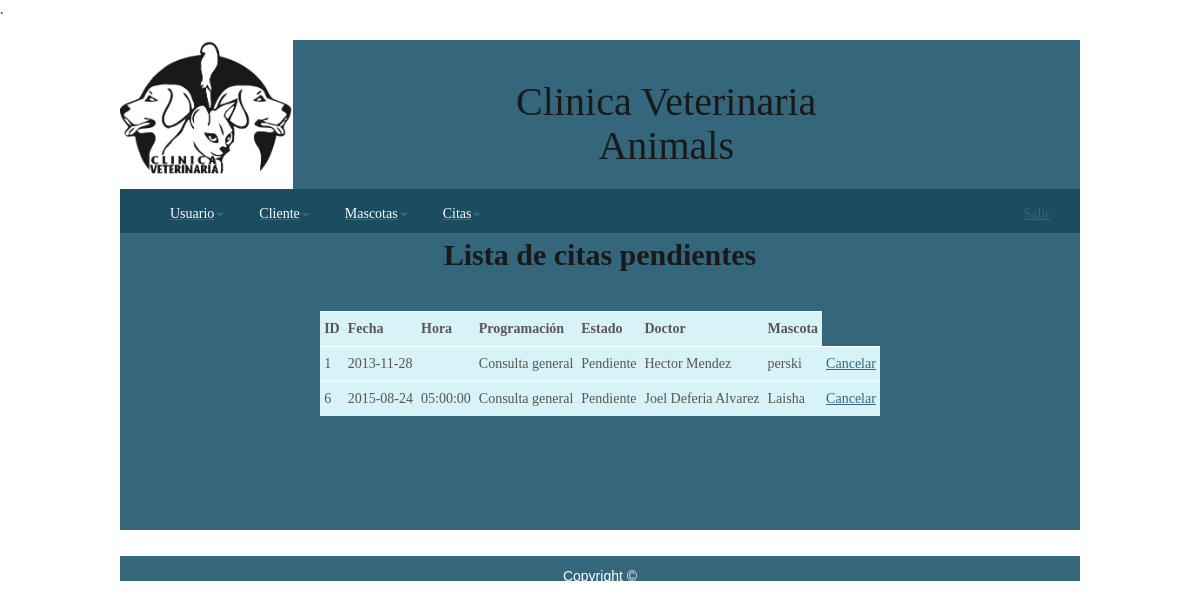
The page /VerCita.php (signed in) on the database its author committed.
### tables this page shows
CREATE TABLE IF NOT EXISTS `cit_cita` (
  `cit_id` int(11) NOT NULL,
  `cit_fecha` date NOT NULL COMMENT 'Fecha de la cita de la mascota',
  `cit_hora` time DEFAULT NULL COMMENT 'Hora de la cita',
  `cit_programacion` varchar(75) NOT NULL COMMENT 'Proceso programado para la cita',
  `estado` varchar(75) DEFAULT NULL COMMENT 'Observaciones para la cita',
  `doc_cit_id` int(11) NOT NULL,
  `infm_cit_id` int(11) NOT NULL
);

CREATE TABLE IF NOT EXISTS `emp_empleados` (
  `emp_id` int(11) NOT NULL COMMENT 'ID de empleado',
  `emp_nombre` varchar(50) NOT NULL COMMENT 'Nombre del empleado',
  `emp_apellido` varchar(50) NOT NULL COMMENT 'Apellido del empleado',
  `emp_telcasa` char(11) NOT NULL COMMENT 'Telefono del empleado',
  `dep_emp_id` int(11) NOT NULL,
  `gen_genero_gen_id` int(11) NOT NULL,
  `esp_emp_id` int(11) NOT NULL,
  `car_emp_id` int(11) NOT NULL
);

CREATE TABLE IF NOT EXISTS `infm_informacion_mascotas` (
  `infm_id` int(11) NOT NULL COMMENT 'ID de la mascota',
  `infm_nombre` varchar(15) NOT NULL COMMENT 'Nombre de la mascota',
  `infm_nacimiento` date DEFAULT NULL COMMENT 'Fecha de nacimiento de la mascota',
  `id_propietario` int(11) NOT NULL,
  `mas_infm_id` int(11) NOT NULL,
  `gen_infm_id` int(11) NOT NULL,
  `esm_infm_id` int(11) NOT NULL,
  `tps_infm_id` int(11) NOT NULL,
  `infm_fingreso` date NOT NULL COMMENT 'Fecha de ingreso de la mascota',
  `infm_fsalida` date DEFAULT NULL COMMENT 'Fecha de salida de la mascota',
  `fam_infm_id` int(11) NOT NULL
);

### VerCita.php (the view, shortened to what this page needs)
<?php
require("Cabeza.php");
require("SQL.php");
?>
<?php
		if($_GET)
			{
			if($_GET["Estado"] == "AA"){
				$queEmp =  "UPDATE `veterinaria`.`cit_cita`
				SET `cit_fecha` = '".$_GET["Fecha"]."',`cit_hora` = '".$_GET["Hora"].":00 '
				WHERE `cit_cita`.`cit_id` ='".$_GET["ID"]."'";
				echo $queEmp."<br>";
				$resEmp = mysql_query($queEmp, $conexion) or die(mysql_error());
				}
			else if($_GET["Estado"] == "A"){
				?>
					     <center><p>
						<form name="formulario" method="Get" onSubmit='return Connprobacion()' action="VerCita.php" class="registro3">
	 				<h2><b>Cambio de fecha y hora</b></h2>
					<p><b>Fecha</b><div id="datetimepicker3" class="input-append date">
                    <input data-format="yyyy-MM-dd" type="text" name="Fecha" ></input>
                    <span class="add-on">
                    <i data-time-icon="icon-time" data-date-icon="icon-calendar"></i>
                    </span>
                    </div>
					<p><b>Hora (Hora:Minuto): </b><div id="datetimepicker4" class="input-append date">
                    <input data-format="HH:mm" type="text" name="Hora" ></input>
                    <span class="add-on">
                    <i data-time-icon="icon-time" data-date-icon="icon-calendar"></i>
                    </span>
                    </div>
					<p><input type="radio" name="ID" value=<?php echo $_GET["ID"] ?> checked="true"><b>Cambiar</b>
					<p><input type="submit" value="Ingresar">
                        <script type="text/javascript">
                                $(function() {
                                    $('#datetimepicker3').datetimepicker({
                                            language: 'es-Es'
                                            });
                                    $('#datetimepicker4').datetimepicker({
                                        language: 'es-Es'
                                    });
                                });
                        </script>
						</form>
					<p></center>
				<?php
				}
			else if($_GET["Estado"] == "C"){
				$queEmp =  "UPDATE `veterinaria`.`cit_cita` SET `estado` = 'Cancelado' WHERE `cit_cita`.`cit_id` ='".$_GET["ID"]."'";
				$resEmp = mysql_query($queEmp, $conexion) or die(mysql_error());
				echo "<p><b><h2>Cita cancelada</b></h2></p>";
				}
			}
		else
			{
	 	  	$queEmp = "SELECT * FROM cit_cita where estado = 'Pendiente' ORDER BY cit_fecha, cit_hora;";
			$resEmp = mysql_query($queEmp, $conexion) or die(mysql_error());
			echo "<p><b><h2>Lista de citas pendientes</b></h2></p>";
	?>
				<center>
		<?php
		echo "<table>";
		echo "<tr><td><b>ID</b></td><td><b>Fecha</b></td><td><b>Hora</b></td><td><b>Programación</b></td><td><b>Estado</b></td><td><b>Doctor</b></td><td><b>Mascota</b></td></tr> \n";
			while ($row = mysql_fetch_row($resEmp)){
				echo "<tr>";
				echo "<td>$row[0]</td>";
				echo "<td>$row[1]</td>";
				echo "<td>$row[2]</td>";
				echo "<td>$row[3]</td>";
				echo "<td>$row[4]</td>";
					$queEmp2 = "SELECT * FROM emp_empleados where emp_id ='".$row[5]."'";
					$resEmp2 = mysql_query($queEmp2, $conexion) or die(mysql_error());
					$row2 = mysql_fetch_row($resEmp2);
				echo "<td>$row2[1] $row2[2]</td>";
				$queEmp2 = "SELECT * FROM infm_informacion_mascotas where infm_id ='".$row[6]."'";
					$resEmp2 = mysql_query($queEmp2, $conexion) or die(mysql_error());
					$row2 = mysql_fetch_row($resEmp2);
				echo "<td>$row2[1]</td>";
				echo "<td><a href='?Estado=C&ID=$row[0]'>Cancelar</a></td>";
				}
			echo "</table>";
		}
	?>
		</p></center>
<div id="footer1">
      <p>Copyright &copy;</p>
  </div>

### css/style.css (style rules this page uses)
table { margin: 10px 0 30px 0; }
table tr th, table tr td { background: #70D4E6; color: #FFF; padding: 7px 4px; text-align: left; }
table tr td { background: #D3F2F7; color: #47433F; border-top: 1px solid #FFF; }
body { background: url(../images/animals.jpg) no-repeat fixed center; -webkit-background-size: cover; -moz-background-size: cover; -o-background-size: cover; background-size: cover; font-family: "WickedMouse"; color: #000; font-size: 14px; }
p { padding: 0 0 20px 0; line-height: 1.7em; }
a, a:hover { outline: none; text-decoration: underline; color: #1E566E; }
#footer1 { margin-top: 90px; width: 960px; font: 100% 'helvetica', arial, sans-serif; height: 25px; padding: 9px 0 15px 0; color: #FFF; text-align: center; background: #1E566E; }
table tr th, table tr td { padding: 7px 4px; text-align: left; }
table tr td { border-top: 1px solid #FFF; }

### rows shown on the page
cit_cita: cit "1", cit_fecha "2013-11-28", cit_programacion "Consulta general", estado "Pendiente", emp_empleados.emp_nombre "Hector", emp_empleados.emp_apellido "Mendez", infm_informacion_mascotas.infm_nombre "perski"
cit_cita: cit "6", cit_fecha "2015-08-24", cit_hora "05:00:00", cit_programacion "Consulta general", estado "Pendiente", emp_empleados.emp_nombre "Joel", emp_empleados.emp_apellido "Deferia Alvarez", infm_informacion_mascotas.infm_nombre "Laisha"
